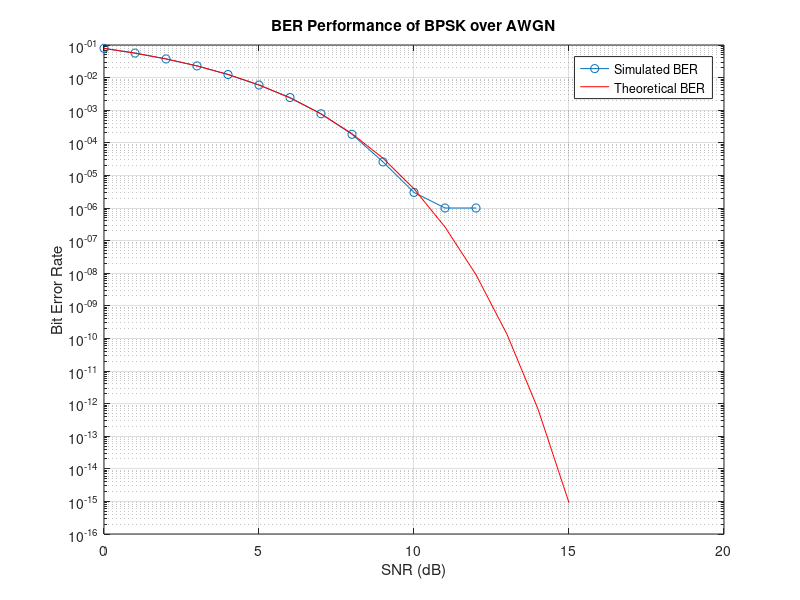

Source code (MATLAB):
clc; clear; close all;

Nbits = 1e6;                 % Number of bits
SNR_dB = 0:1:15;             % SNR range
BER_sim = zeros(size(SNR_dB));
BER_theory = zeros(size(SNR_dB));

bits = randi([0 1], Nbits, 1);
symbols = 2*bits - 1;        % BPSK mapping

for i = 1:length(SNR_dB)
    snr = 10^(SNR_dB(i)/10);

    noise = sqrt(1/(2*snr)) * randn(Nbits,1);
    rx = symbols + noise;

    bits_rx = rx > 0;
    BER_sim(i) = sum(bits ~= bits_rx) / Nbits;
    BER_theory(i) = 0.5 * erfc(sqrt(snr));
end

semilogy(SNR_dB, BER_sim, 'o-');
hold on;
semilogy(SNR_dB, BER_theory, 'r');
grid on;
xlabel('SNR (dB)');
ylabel('Bit Error Rate');
legend('Simulated BER','Theoretical BER');
title('BER Performance of BPSK over AWGN');
